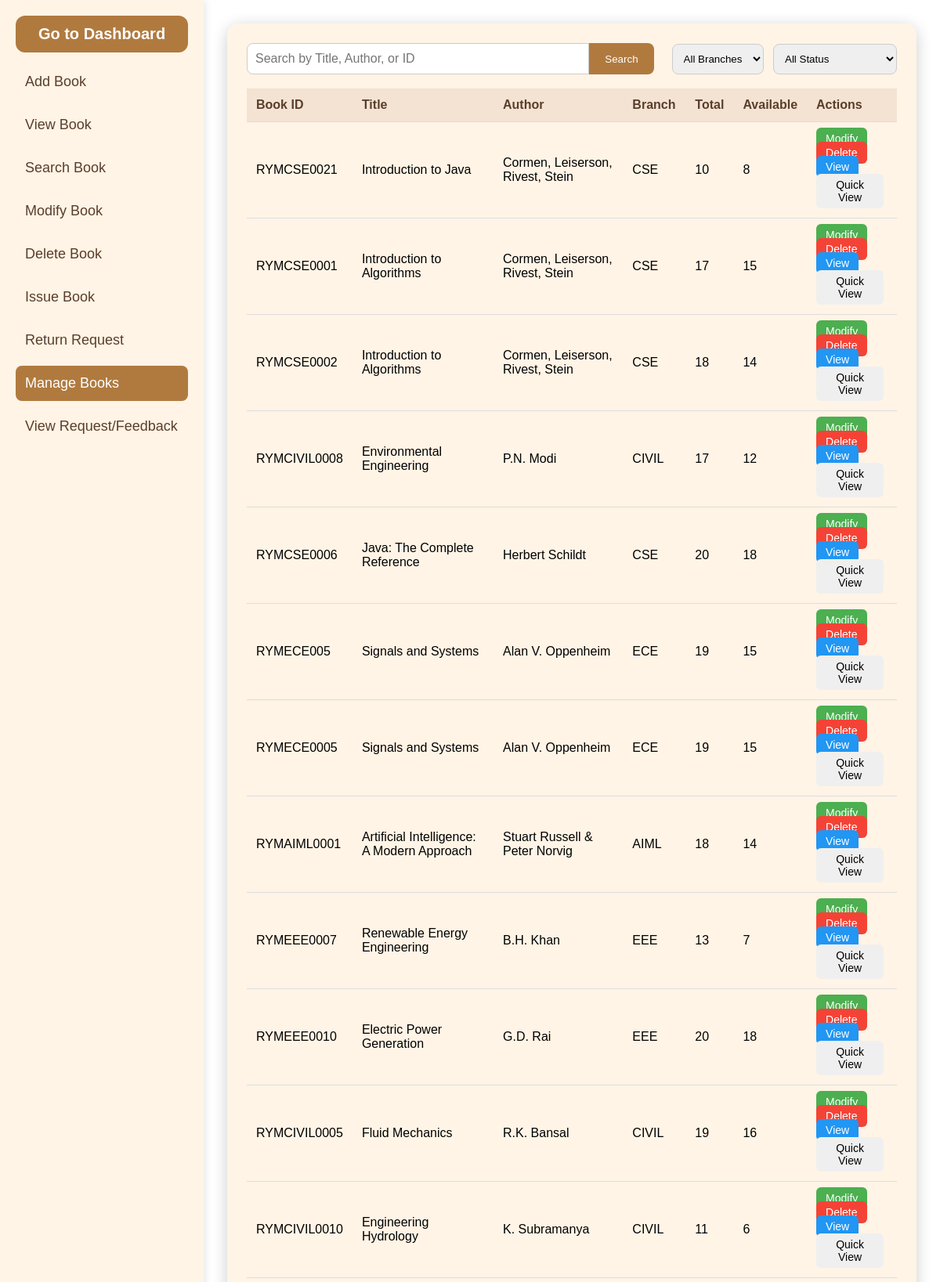
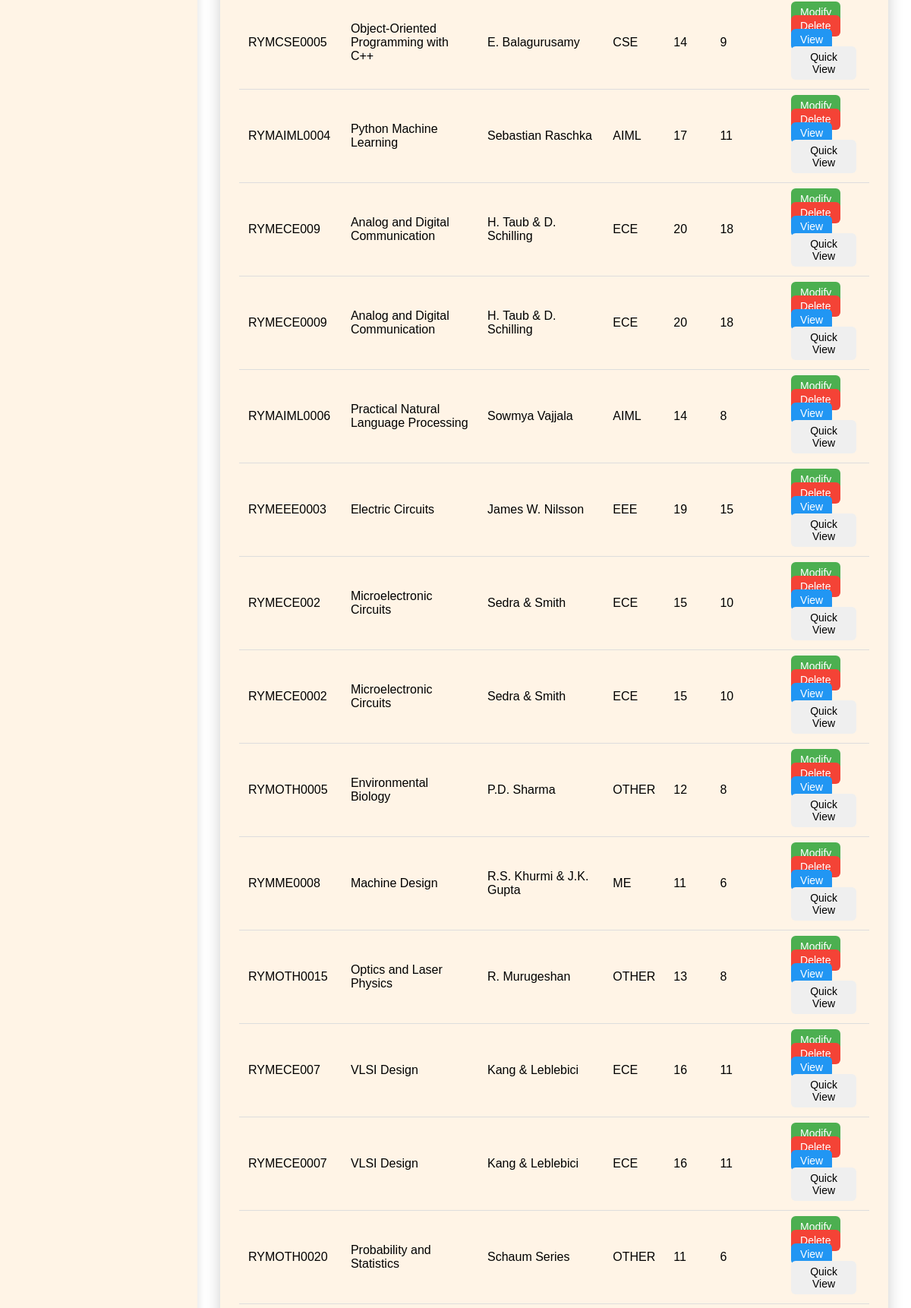
/dlib/admin/manage_books.php (signed in, upper part), run on the app's committed database (2 pictures, top to bottom).
### tables this page shows
CREATE TABLE `books` (
  `book_id` varchar(20) NOT NULL,
  `title` varchar(200) NOT NULL,
  `author` varchar(150) DEFAULT NULL,
  `edition` varchar(50) DEFAULT NULL,
  `publisher` varchar(150) DEFAULT NULL,
  `published_date` date DEFAULT NULL,
  `branch` enum('CSE','AIML','ECE','EEE','ME','CIVIL','OTHER') NOT NULL,
  `total_copies` int(11) NOT NULL DEFAULT 1,
  `available_copies` int(11) NOT NULL DEFAULT 1
);

### dlib/admin/manage_books.php (the view, shortened to what this page needs)
<?php
include "../db_connect.php";
$search = isset($_GET['search']) ? $conn->real_escape_string($_GET['search']) : '';
$where = [];
$where_sql = count($where) ? "WHERE " . implode(" AND ", $where) : "";
$query = "SELECT * FROM books $where_sql ORDER BY published_date DESC";
$result = $conn->query($query);
?>
<!DOCTYPE html>
<html lang="en">
<head>
    <link rel="stylesheet" href="../css/12style.css">
</head>
<body>
<div class="main-layout">
    <div class="sidebar">
        <button class="dashboard-btn" onclick="window.location.href='dashboard.php'">Go to Dashboard</button>
        <div class="sidebar-menu">
            <a href="add_book.php" class="menu-item">Add Book</a>
            <a href="view_book.php" class="menu-item">View Book</a>
            <a href="search_book.php" class="menu-item">Search Book</a>
            <a href="modify_book.php" class="menu-item">Modify Book</a>
            <a href="delete_book.php" class="menu-item">Delete Book</a>
            <a href="issue_book.php" class="menu-item">Issue Book</a>
            <a href="return_request.php" class="menu-item">Return Request</a>
            <a href="manage_books.php" class="menu-item active">Manage Books</a>
            <a href="view_feedback.php" class="menu-item">View Request/Feedback</a>
        </div>
    </div>
    <div class="content">
        <div class="manage-container">
            <div class="top-row">
                <form method="GET" class="search-bar">
                    <input type="text" name="search" placeholder="Search by Title, Author, or ID" value="<?php echo htmlspecialchars($search); ?>">
                    <button type="submit">Search</button>
                </form>
                <div class="filters">
                    <form method="GET" id="filterForm">
                        <select name="branch_filter" onchange="document.getElementById('filterForm').submit()">
                            <option value="ALL">All Branches</option>
                        </select>
                        <select name="availability" onchange="document.getElementById('filterForm').submit()">
                            <option value="ALL">All Status</option>
                        </select>
                    </form>
                </div>
            </div>
            <table>
                <thead>
                    <tr>
                        <th>Book ID</th>
                        <th>Title</th>
                        <th>Author</th>
                        <th>Branch</th>
                        <th>Total</th>
                        <th>Available</th>
                        <th>Actions</th>
                    </tr>
                </thead>
                <tbody>
                <?php if($result && $result->num_rows): ?>
                    <?php while($row = $result->fetch_assoc()): ?>
                        <tr>
                            <td><?php echo htmlspecialchars($row['book_id']); ?></td>
                            <td><?php echo htmlspecialchars($row['title']); ?></td>
                            <td><?php echo htmlspecialchars($row['author']); ?></td>
                            <td><?php echo htmlspecialchars($row['branch']); ?></td>
                            <td><?php echo (int)$row['total_copies']; ?></td>
                            <td><?php echo (int)$row['available_copies']; ?></td>
                            <td class="actions">
                                <a href="modify_book.php?id=<?php echo urlencode($row['book_id']); ?>" class="btn edit">Modify</a>
                                <a href="manage_books.php?delete=<?php echo urlencode($row['book_id']); ?>" class="btn delete" onclick="return confirm('Are you sure you want to delete <?php echo htmlspecialchars($row['title']); ?> (<?php echo $row['book_id']; ?>)?')">Delete</a>
                                <a href="view_book.php?id=<?php echo urlencode($row['book_id']); ?>" class="btn view">View</a>
                                <button class="btn viewmodal" data-id="<?php echo htmlspecialchars($row['book_id']); ?>">Quick View</button>
                            </td>
                        </tr>
                    <?php endwhile; ?>
                <?php else: ?>
                    <tr><td colspan="7" style="text-align:center">No books found</td></tr>
                <?php endif; ?>
                </tbody>
            </table>
        </div>
    </div>
</div>
</body>
</html>

### data on the page
books: book_id "RYMCSE0021", title "Introduction to Java", author "Cormen, Leiserson, Rivest, Stein", branch "CSE", total_copies "10", available_copies "8"
books: book_id "RYMCSE0001", title "Introduction to Algorithms", author "Cormen, Leiserson, Rivest, Stein", branch "CSE", total_copies "17", available_copies "15"
books: book_id "RYMCSE0002", title "Introduction to Algorithms", author "Cormen, Leiserson, Rivest, Stein", branch "CSE", total_copies "18", available_copies "14"
books: book_id "RYMCIVIL0008", title "Environmental Engineering", author "P.N. Modi", branch "CIVIL", total_copies "17", available_copies "12"
books: book_id "RYMCSE0006", title "Java: The Complete Reference", author "Herbert Schildt", branch "CSE", total_copies "20", available_copies "18"
books: book_id "RYMECE005", title "Signals and Systems", author "Alan V. Oppenheim", branch "ECE", total_copies "19", available_copies "15"
books: book_id "RYMECE0005", title "Signals and Systems", author "Alan V. Oppenheim", branch "ECE", total_copies "19", available_copies "15"
books: book_id "RYMAIML0001", title "Artificial Intelligence: A Modern Approach", author "Stuart Russell & Peter Norvig", branch "AIML", total_copies "18", available_copies "14"
books: book_id "RYMEEE0007", title "Renewable Energy Engineering", author "B.H. Khan", branch "EEE", total_copies "13", available_copies "7"
books: book_id "RYMEEE0010", title "Electric Power Generation", author "G.D. Rai", branch "EEE", total_copies "20", available_copies "18"
books: book_id "RYMCIVIL0005", title "Fluid Mechanics", author "R.K. Bansal", branch "CIVIL", total_copies "19", available_copies "16"
books: book_id "RYMCIVIL0010", title "Engineering Hydrology", author "K. Subramanya", branch "CIVIL", total_copies "11", available_copies "6"
books: book_id "RYMCSE0005", title "Object-Oriented Programming with C++", author "E. Balagurusamy", branch "CSE", total_copies "14", available_copies "9"
books: book_id "RYMAIML0004", title "Python Machine Learning", author "Sebastian Raschka", branch "AIML", total_copies "17", available_copies "11"
books: book_id "RYMECE009", title "Analog and Digital Communication", author "H. Taub & D. Schilling", branch "ECE", total_copies "20", available_copies "18"
books: book_id "RYMECE0009", title "Analog and Digital Communication", author "H. Taub & D. Schilling", branch "ECE", total_copies "20", available_copies "18"
books: book_id "RYMAIML0006", title "Practical Natural Language Processing", author "Sowmya Vajjala", branch "AIML", total_copies "14", available_copies "8"
books: book_id "RYMEEE0003", title "Electric Circuits", author "James W. Nilsson", branch "EEE", total_copies "19", available_copies "15"
books: book_id "RYMECE002", title "Microelectronic Circuits", author "Sedra & Smith", branch "ECE", total_copies "15", available_copies "10"
books: book_id "RYMECE0002", title "Microelectronic Circuits", author "Sedra & Smith", branch "ECE", total_copies "15", available_copies "10"
books: book_id "RYMOTH0005", title "Environmental Biology", author "P.D. Sharma", branch "OTHER", total_copies "12", available_copies "8"
books: book_id "RYMME0008", title "Machine Design", author "R.S. Khurmi & J.K. Gupta", branch "ME", total_copies "11", available_copies "6"
books: book_id "RYMOTH0015", title "Optics and Laser Physics", author "R. Murugeshan", branch "OTHER", total_copies "13", available_copies "8"
books: book_id "RYMECE007", title "VLSI Design", author "Kang & Leblebici", branch "ECE", total_copies "16", available_copies "11"
books: book_id "RYMECE0007", title "VLSI Design", author "Kang & Leblebici", branch "ECE", total_copies "16", available_copies "11"
books: book_id "RYMOTH0020", title "Probability and Statistics", author "Schaum Series", branch "OTHER", total_copies "11", available_copies "6"
